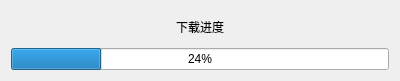
<?xml version="1.0" encoding="UTF-8"?>
<ui version="4.0">
 <class>UiProgressBar</class>
 <widget class="QWidget" name="UiProgressBar">
  <property name="geometry">
   <rect>
    <x>0</x>
    <y>0</y>
    <width>400</width>
    <height>81</height>
   </rect>
  </property>
  <property name="windowTitle">
   <string>Form</string>
  </property>
  <layout class="QVBoxLayout" name="verticalLayout_2">
   <item>
    <layout class="QVBoxLayout" name="verticalLayout">
     <item>
      <layout class="QHBoxLayout" name="horizontalLayout">
       <item>
        <spacer name="horizontalSpacer">
         <property name="orientation">
          <enum>Qt::Horizontal</enum>
         </property>
         <property name="sizeHint" stdset="0">
          <size>
           <width>40</width>
           <height>20</height>
          </size>
         </property>
        </spacer>
       </item>
       <item>
        <widget class="QLabel" name="label">
         <property name="text">
          <string>下载进度</string>
         </property>
        </widget>
       </item>
       <item>
        <spacer name="horizontalSpacer_2">
         <property name="orientation">
          <enum>Qt::Horizontal</enum>
         </property>
         <property name="sizeHint" stdset="0">
          <size>
           <width>40</width>
           <height>20</height>
          </size>
         </property>
        </spacer>
       </item>
      </layout>
     </item>
     <item>
      <widget class="QProgressBar" name="progressBar">
       <property name="value">
        <number>24</number>
       </property>
      </widget>
     </item>
    </layout>
   </item>
  </layout>
 </widget>
 <resources/>
 <connections/>
</ui>
